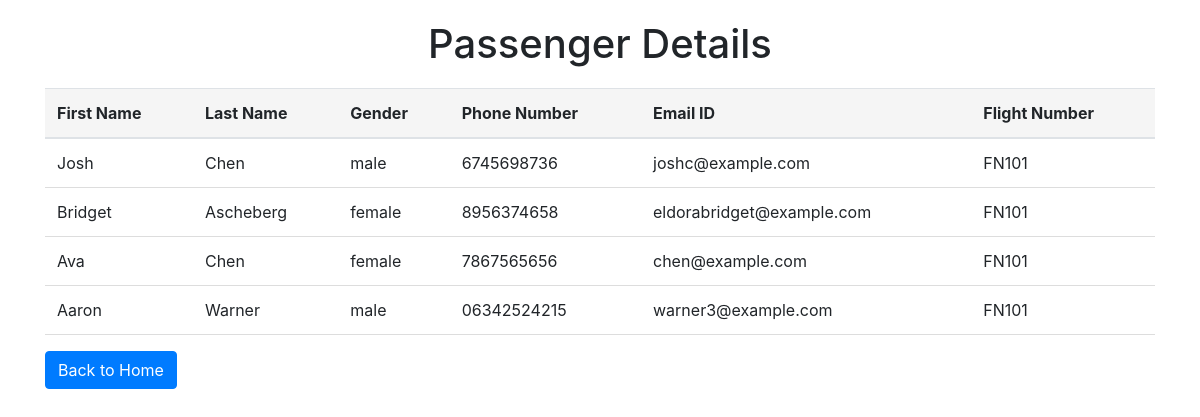
Screenshot of /admin/passengerdetails/FN101 with the database file from the repository.
### tables this page shows
CREATE TABLE "bookings" (
    booking_id INTEGER PRIMARY KEY AUTOINCREMENT,
    first_name VARCHAR(100) NOT NULL,
    last_name VARCHAR(100) NOT NULL,
    gender VARCHAR(10) NOT NULL,
    phone_number VARCHAR(20) NOT NULL,
    email_id VARCHAR(100) NOT NULL,
    flight_id INTEGER NOT NULL,
    flight_number VARCHAR(10),
username VARCHAR(50),
FOREIGN KEY (flight_id) REFERENCES flights (flight_id),
FOREIGN KEY (username) REFERENCES users(username));

### admin.py (the view)
@admin_routes.route('/admin/passengerdetails/<flight_number>')
def passenger_details(flight_number):
    conn = sqlite3.connect('flightreservationdb.db')
    cursor = conn.cursor()
    cursor.execute("SELECT * FROM bookings WHERE flight_number = ?", (flight_number,))
    passengers = cursor.fetchall()
    conn.close()
    return render_template('/admin/passengerdetails.html', passengers=passengers, flight_number=flight_number)

### templates/admin/passengerdetails.html (shortened to what this page needs)
<!DOCTYPE html>
<html lang="en">
<head>
    <link rel="stylesheet" href="https://stackpath.bootstrapcdn.com/bootstrap/4.5.0/css/bootstrap.min.css">
</head>
<body>
    <div class="container">
        <h1>Passenger Details</h1>
        <table class="table">
            <thead>
                <tr>
                    <th>First Name</th>
                    <th>Last Name</th>
                    <th>Gender</th>
                    <th>Phone Number</th>
                    <th>Email ID</th>
                    <th>Flight Number</th>
                </tr>
            </thead>
            <tbody>
                {% for passenger in passengers %}
                <tr>
                    <td>{{ passenger[1] }}</td>
                    <td>{{ passenger[2] }}</td>
                    <td>{{ passenger[3] }}</td>
                    <td>{{ passenger[4] }}</td>
                    <td>{{ passenger[5] }}</td>
                    <td>{{ passenger[7] }}</td>
                </tr>
                {% endfor %}
            </tbody>
        </table>
        <a href="/admin/home" class="btn btn-primary">Back to Home</a>
    </div>
</body>
</html>

### templates/admin/passengerdetails.html (style rules this page uses)
body { padding: 20px; }
h1 { text-align: center; margin-bottom: 20px; }
table { width: 100%; border-collapse: collapse; margin-bottom: 20px; }
th, td { padding: 10px; border-bottom: 1px solid #ddd; }
th { background-color: #f5f5f5; }
a { color: #fff; text-decoration: none; background-color: #0066cc; padding: 8px 16px; border-radius: 4px; margin-right: 10px; }

### rows the page displays
bookings: first_name "Josh", last_name "Chen", gender "male", phone_number "6745698736", email "joshc@example.com", flight_number "FN101"
bookings: first_name "Bridget", last_name "Ascheberg", gender "female", phone_number "8956374658", email "eldorabridget@example.com", flight_number "FN101"
bookings: first_name "Ava", last_name "Chen", gender "female", phone_number "7867565656", email "chen@example.com", flight_number "FN101"
bookings: first_name "Aaron", last_name "Warner", gender "male", phone_number "06342524215", email "warner3@example.com", flight_number "FN101"
